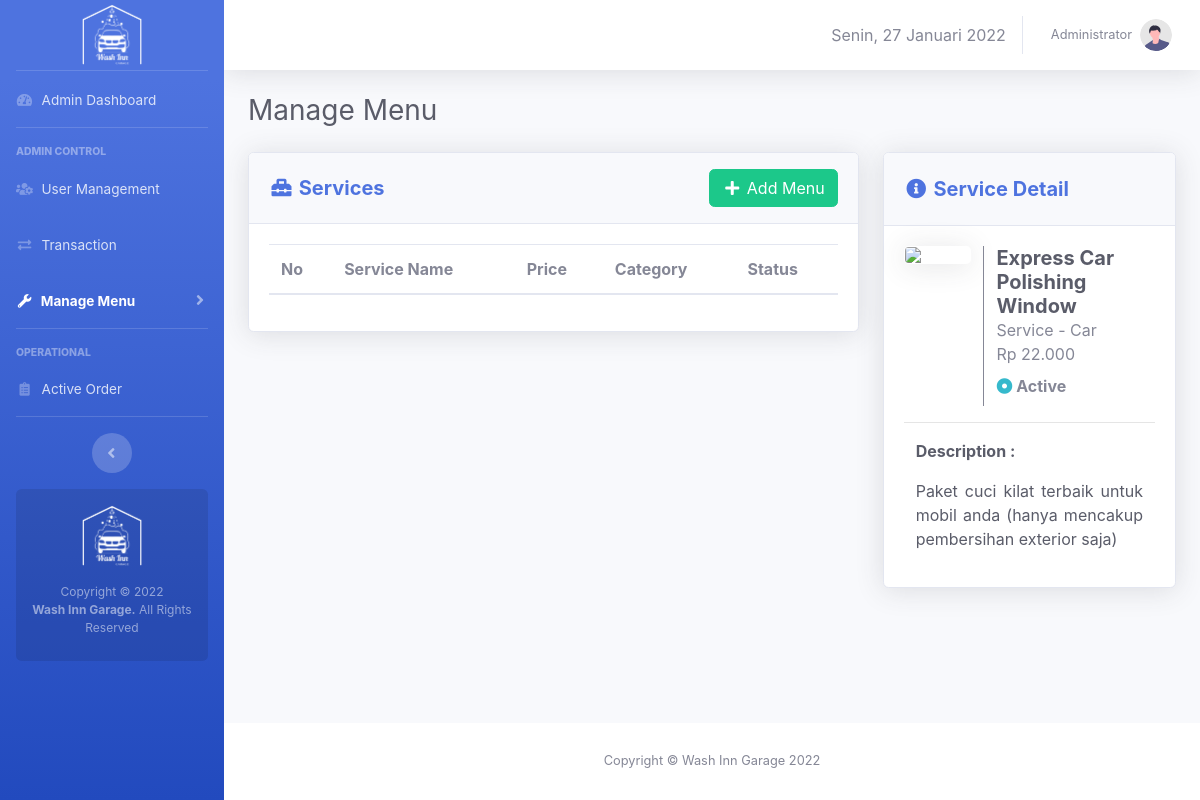
Before: /admin/service-menu.php (signed in) with the older database file.
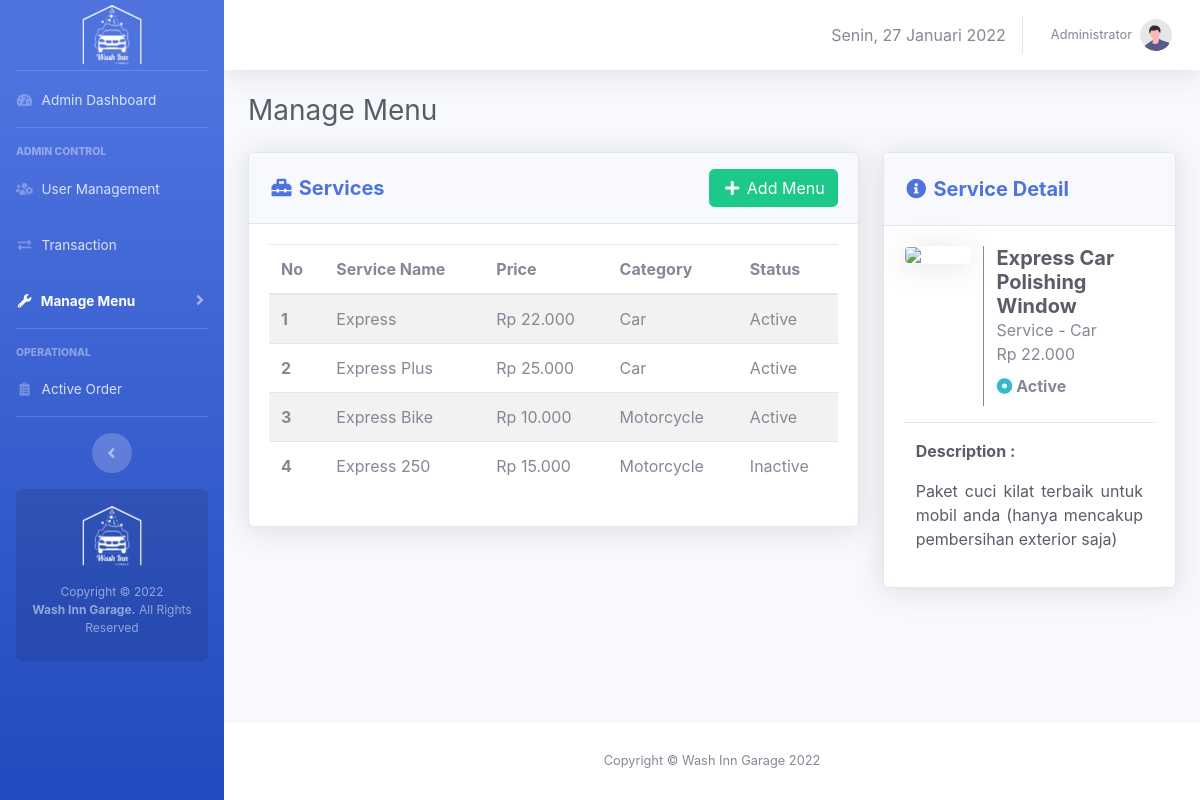
After: the same page with the newer database file.
### tables this page shows
CREATE TABLE `users` (
  `id` int(11) NOT NULL,
  `fullname` varchar(50) NOT NULL,
  `email` varchar(50) NOT NULL,
  `phone` varchar(15) NOT NULL DEFAULT 'n/a',
  `username` varchar(50) NOT NULL,
  `role` enum('admin','operator') NOT NULL,
  `password` varchar(255) NOT NULL
);

CREATE TABLE `menus` (
  `id` int(10) NOT NULL,
  `type` enum('service','merchandise','food','beverage') NOT NULL,
  `category` enum('Car','Motorcycle') NOT NULL,
  `name` varchar(50) NOT NULL,
  `price` varchar(10) NOT NULL,
  `image` varchar(100) DEFAULT NULL,
  `description` varchar(1000) DEFAULT NULL,
  `stock` int(10) DEFAULT NULL,
  `status` enum('active','inactive','out of stock') NOT NULL
);

### core/init.php (called while the page is built, shortened)
<?php
if (!empty($_SERVER['HTTPS']) && ('on' == $_SERVER['HTTPS'])) {
  $home = 'https://';
} else {
  $home = 'http://';
}
$home   .= $_SERVER['HTTP_HOST'] .'/washinngarage';
$assets  = $home.'/assets';
?>

### admin/admin-only.php (called while the page is built)
<?php
require_once '../core/init.php';
if (isset($_SESSION['wig_user'])) {
	$username = $_SESSION['wig_user'];
	if (checkRole($username) != 'admin') {
		header("Location: ".$home."/operator/");
	}
}else{
	header("Location: ".$home."/login.php");
}
	$current_user = $_SESSION['wig_user']
?>

### core/user.php (called while the page is built, shortened)
<?php
function checkRole($username)
{
	global $link;
	$username = mysqli_real_escape_string($link, $username);
	$query = "SELECT role FROM users WHERE username = '$username'";
	$result = mysqli_query($link, $query);
	$data 	= mysqli_fetch_assoc($result);
	return $data['role'];
}
function getUserByUsername($username){
	global $link;
	$username = mysqli_real_escape_string($link, $username);
	$query = "SELECT * FROM users WHERE username = '$username'";
	$result = mysqli_query($link, $query);
	$data = mysqli_fetch_assoc($result);
	return $data;
}
 ?>

### admin/service-menu.php (the view, shortened to what this page needs)
<?php
	require_once 'admin-only.php';
	$activePageLvl=3;
    $i = 1;
    $query_getServices = "SELECT * FROM menus WHERE type = 'service'";
    $execute_getServices = mysqli_query($link, $query_getServices);
 ?>
<!DOCTYPE html>
<html>
<head>
	<link rel="stylesheet" type="text/css" href="<?=$assets?>/css/sb-admin-2.min.css">
	<link href="<?=$assets?>/vendor/fontawesome-free/css/all.min.css" rel="stylesheet" type="text/css">
    <link href="<?=$assets?>/vendor/datatables/dataTables.bootstrap4.min.css" rel="stylesheet">
</head>
<body class="page-top">
    <div id="wrapper">
        <?php require_once 'view-template/sidebar.php'; ?>
        <div id="content-wrapper" class="d-flex flex-column">
            <div id="content">
                <?php require_once 'view-template/topbar.php'; ?>
                <div class="container-fluid">
                    <div class="d-sm-flex align-items-center justify-content-between mb-4">
                        <h1 class="h3 mb-0 text-gray-800">Manage Menu </h1>
                    </div>
                    <div class="row">
                        <div class="col-xl-8 col-lg-8">
                            <div class="card shadow mb-4">
                                <div
                                    class="card-header py-3 d-flex flex-row align-items-center justify-content-between">
                                    <h5 class="m-0 font-weight-bold text-primary"><i class="fas fa-toolbox fa-fw"></i> Services</h5>
                                    <a data-toggle="modal" data-target="#addMenuModal" class="btn btn-success"><i class="fas fa-plus fa-fw"></i> Add Menu</a>
                                </div>
                                <div class="card-body">
                                    <table class="table table-striped" id="services">
                                      <thead>
                                        <tr>
                                          <th scope="col">No</th>
                                          <th scope="col">Service Name</th>
                                          <th scope="col">Price</th>
                                          <th scope="col">Category</th>
                                          <th scope="col">Status</th>
                                        </tr>
                                      </thead>
                                      <tbody>
                                        <?php while ($service = mysqli_fetch_assoc($execute_getServices)) {
                                            $status = ($service['status'] == 'active')?'Active':'Inactive';
                                        ?>
                                        <tr>
                                          <th scope="row"><?= $i ?></th>
                                          <td><?= $service['name'] ?></td>
                                          <td><?= 'Rp '.number_format($service['price'],0,',','.') ?></td>
                                          <td><?= $service['category'] ?></td>
                                          <td><?= $status ?></td>
                                        </tr>
                                        <?php $i++;} ?>
                                      </tbody>
                                    </table>
                                </div>
                            </div>
                        </div>
                        <div class="col-xl-4 col-lg-4">
                            <div class="card shadow mb-4">
                                <div
                                    class="card-header py-3 d-flex flex-row align-items-center justify-content-between">
                                    <h5 class="m-0 font-weight-bold text-primary my-2"><i class="fas fa-info-circle fa-fw"></i> Service Detail</h5>
                                </div>
                                <div class="card-body">
                                    <div class="row">
                                        <div class="col-xl-4">
                                            <div class="d-flex justify-content-center">
                                                <img src="<?= $assets ?>/img/thumbnail/Express.jpg" class="rounded-lg border border-white shadow" width=100%>
                                            </div>
                                        </div>
                                        <div class="col-xl-8" style="border-left: 1px solid #858796;">
                                            <h5 class="mb-0 text-dark font-weight-bolder">Express Car Polishing Window</h5>
                                            <p class="mb-0">Service - Car</p>
                                            <p class="mb-2">Rp 22.000</p>
                                            <p class="mb-2 font-weight-bolder"><i class="fas fa-dot-circle text-info"></i> Active</p>
                                        </div>
                                    </div>
                                    <hr>
                                    <div class="col-xl-12 col-lg-12 text-dark">
                                        <p class="font-weight-bolder">Description :</p>
                                        <p class="text-justify">Paket cuci kilat terbaik untuk mobil anda (hanya mencakup pembersihan exterior saja)</p>
                                    </div>
                                </div>
                            </div>
                        </div>
                    </div>
                </div>
            </div>
        <?php require_once "view-template/footer.php" ?>
        </div>
    </div>
</body>
</html>

### admin/view-template/sidebar.php (shortened to what this page needs)
<?php
    if ($activePageLvl == 0) {
        $lvl0 = 'active';
    }elseif ($activePageLvl == 1) {
         $lvl1 = 'active';
    }elseif ($activePageLvl == 2) {
         $lvl2 = 'active';
    }elseif ($activePageLvl == 3) {
         $lvl3 = 'active';
    }elseif ($activePageLvl == 4) {
         $lvl4 = 'active';
    }
 ?>
        <ul class="navbar-nav bg-gradient-primary sidebar sidebar-dark accordion" id="accordionSidebar">
            <a class="sidebar-brand d-flex align-items-center justify-content-center" href="index.html">
                <div class="sidebar-brand-icon">
                    <img src="<?=$assets?>/img/logo-white.png" width=60px>
                </div>
            </a>
            <hr class="sidebar-divider my-0">
            <li class="nav-item <?=$lvl0?>">
                <a class="nav-link" href="<?=$home?>/admin">
                    <i class="fas fa-fw fa-tachometer-alt"></i>
                    <span>Admin Dashboard</span></a>
            </li>
            <hr class="sidebar-divider">
            <div class="sidebar-heading">
                Admin Control
            </div>
            <li class="nav-item <?=$lvl1?>">
                <a class="nav-link" href="manage-user.php">
                    <i class="fas fa-fw fa-users-cog"></i>
                    <span>User Management</span></a>
            </li>
            <li class="nav-item <?=$lvl2?>">
                <a class="nav-link" href="manage-user.php">
                    <i class="fas fa-fw fa-exchange-alt"></i>
                    <span>Transaction</span></a>
            </li>
            <li class="nav-item <?=$lvl3?>">
                <a class="nav-link collapsed" href="#" data-toggle="collapse" data-target="#collapseMenu"
                    aria-expanded="true" aria-controls="collapseMenu">
                    <i class="fas fa-fw fa-wrench"></i>
                    <span>Manage Menu</span>
                </a>
            </li>
            <hr class="sidebar-divider">
            <div class="sidebar-heading">
                Operational
            </div>
            <li class="nav-item <?=$lvl4?>">
                <a class="nav-link" href="charts.html">
                    <i class="fas fa-fw fa-clipboard-list"></i>
                    <span>Active Order</span></a>
            </li>
            <hr class="sidebar-divider d-none d-md-block">
            <div class="text-center d-none d-md-inline">
                <button class="rounded-circle border-0" id="sidebarToggle"></button>
            </div>
            <div class="sidebar-card d-none d-lg-flex">
                <img class="mb-3" src="<?=$assets?>/img/logo-white.png" width=60px>
                <p class="text-center mb-2">Copyright &copy; 2022 <br><strong>Wash Inn Garage.</strong> All Rights Reserved</p>
            </div>
        </ul>

### admin/view-template/topbar.php (shortened to what this page needs)
<?php
    $userdetail = getUserByUsername($current_user);
 ?>
                <nav class="navbar navbar-expand navbar-light bg-white topbar mb-4 static-top shadow">
                    <ul class="navbar-nav ml-auto">
                        <li class="nav-item d-none d-lg-inline my-auto">
                            Senin, 27 Januari 2022
                        </li>
                        <li class="nav-item dropdown no-arrow">
                            <a class="nav-link dropdown-toggle" href="#" id="userDropdown" role="button"
                                data-toggle="dropdown" aria-haspopup="true" aria-expanded="false">
                                <span class="mr-2 d-none d-lg-inline text-gray-600 small"><?= $userdetail['fullname'] ?></span>
                                <img class="img-profile rounded-circle"
                                    src="<?=$assets?>/img/undraw_profile.svg">
                            </a>
                        </li>
                    </ul>
                </nav>

### admin/view-template/footer.php
<footer class="sticky-footer bg-white">
    <div class="container my-auto">
        <div class="copyright text-center my-auto">
            <span>Copyright &copy; Wash Inn Garage 2022</span>
        </div>
    </div>
</footer>

Changed rows visible on the page:
added menus: name "Express", price "22.000", category "Car", status "Active"
added menus: name "Express Plus", price "25.000", category "Car", status "Active"
added menus: name "Express Bike", price "10.000", category "Motorcycle", status "Active"
added menus: name "Express 250", price "15.000", category "Motorcycle", status "Inactive"
